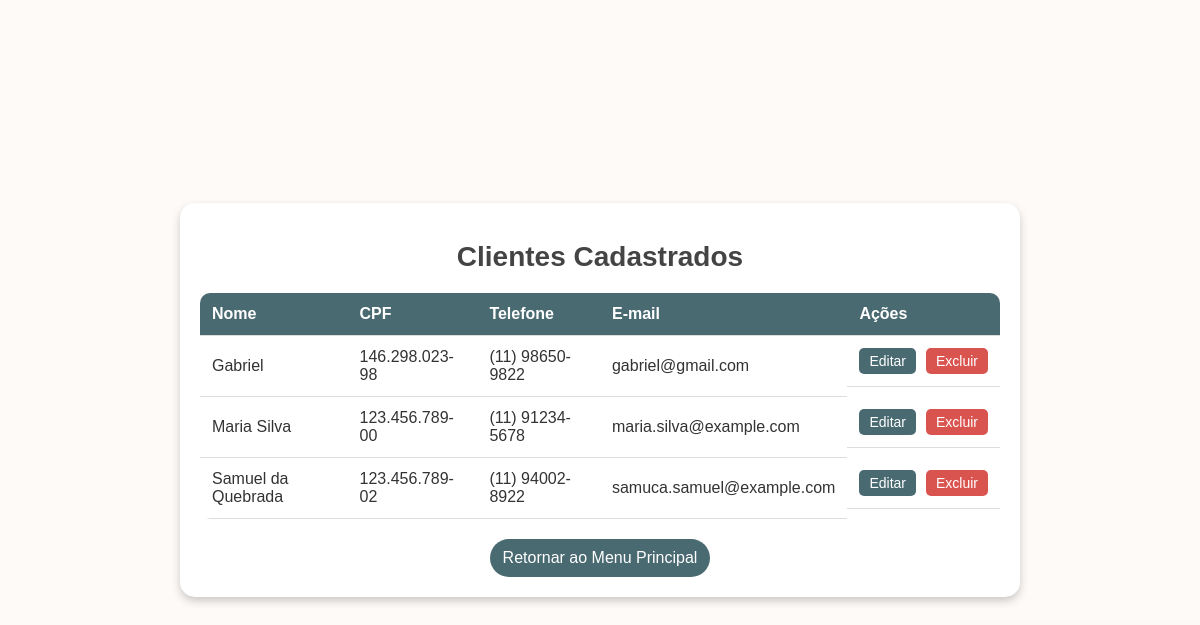
/list_clients, run on the app's committed database.
### app.py (models this page shows)
class Client(db.Model):
    id = db.Column(db.Integer, primary_key=True)
    name = db.Column(db.String(100), nullable=False)
    cpf = db.Column(db.String(14), nullable=False)
    telefone = db.Column(db.String(15), nullable=True)  # Formato (XX) XXXXX-XXXX
    email = db.Column(db.String(100), nullable=True)

### app.py (the view)
@app.route('/list_clients')
def list_clients():
    clients = Client.query.all()
    return render_template('list_clients.html', clients=clients)

### templates/list_clients.html (shortened to what this page needs)
<!DOCTYPE html>
<html lang="en">
<head>
</head>
<body>
    <div class="container">
        <h1>Clientes Cadastrados</h1>
        <table>
            <thead>
                <tr>
                    <th>Nome</th>
                    <th>CPF</th>
                    <th>Telefone</th>
                    <th>E-mail</th>
                    <th>Ações</th>
                </tr>
            </thead>
            <tbody>
                {% for client in clients %}
                    <tr>
                        <td>{{ client.name }}</td>
                        <td>{{ client.cpf }}</td>
                        <td>{{ client.telefone }}</td>
                        <td>{{ client.email }}</td>
                        <td class="action-buttons">
                            <a href="{{ url_for('edit_client', client_id=client.id) }}"><button>Editar</button></a>
                            <form action="{{ url_for('delete_client', client_id=client.id) }}" method="post" onsubmit="return confirm('Tem certeza que deseja excluir este cliente?');">
                                <button type="submit">Excluir</button>
                            </form>
                        </td>
                    </tr>
                {% endfor %}
            </tbody>
        </table>
        <a href="{{ url_for('home') }}" class="return-button">Retornar ao Menu Principal</a>
    </div>
</body>
</html>

### data on the page
Client: name "Gabriel", cpf "146.298.023-98", telefone "(11) 98650-9822", email "gabriel@gmail.com"
Client: name "Maria Silva", cpf "123.456.789-00", telefone "(11) 91234-5678", email "maria.silva@example.com"
Client: name "Samuel da Quebrada", cpf "123.456.789-02", telefone "(11) 94002-8922", email "samuca.samuel@example.com"
